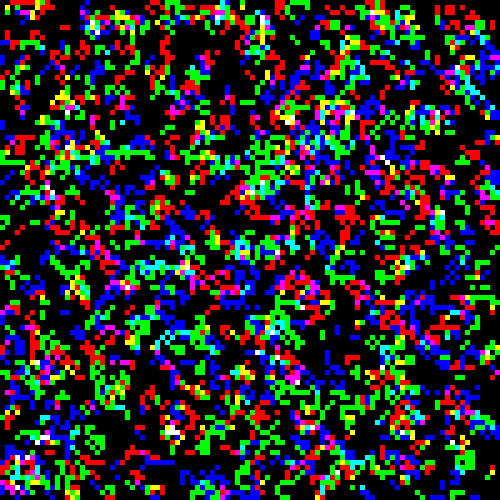
Frame 1 (no input)
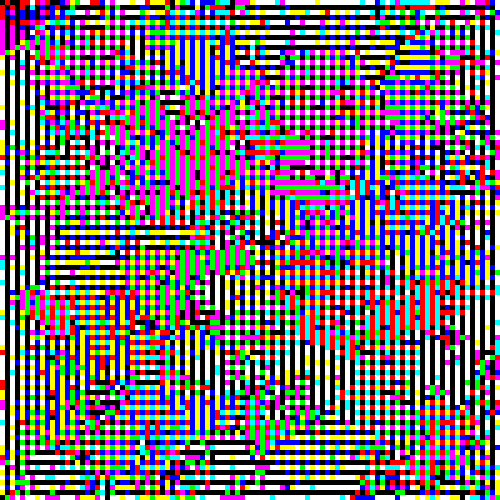
Frame 60 (the mouse pressed at the canvas centre just before this capture)
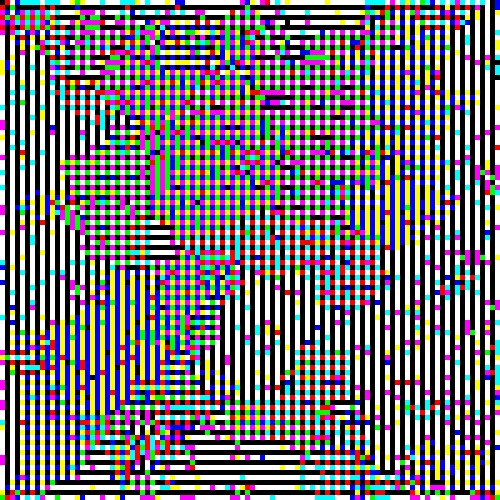
Frame 120 (the mouse held since frame 60 and released just before this capture)

The Processing sketch that drew these frames (run headless with seeded random() and noise(); from frame 60 on, the mouse is pressed at the canvas centre):

// Processing sketch: processing_148846
// ── processing_148846.pde

boolean paused = false;
int cellSize = 5;
int maxNumberOfNeighbours = 3,
    minNumberOfNeighbours = 2,
    optimalNumberOfNeighbours = 3,
    range = 1;
Grid grid;

void setup() {
  size(500, 500);
  frameRate(4);
  colorMode(RGB, 1);
  noStroke();
  grid = new Grid(cellSize);
}

void draw() {
  if(!paused) {
    grid.update();
    grid.draw();
  }
}

void keyPressed() {
  switch(key) {
    case ' ':
      paused = !paused;
      break;
    case 'q':
      minNumberOfNeighbours = min(minNumberOfNeighbours + 1, maxNumberOfNeighbours);
      println("minNumberOfNeighbours: " + minNumberOfNeighbours);
      break;
    case 'a':
      minNumberOfNeighbours --;
      println("minNumberOfNeighbours: " + minNumberOfNeighbours);
      break;
    case 'w':
      maxNumberOfNeighbours ++;
      println("maxNumberOfNeighbours: " + maxNumberOfNeighbours);
      break;
    case 's':
      maxNumberOfNeighbours = max(maxNumberOfNeighbours - 1, minNumberOfNeighbours);
      println("maxNumberOfNeighbours: " + maxNumberOfNeighbours);
      break;
    case 'r':
      grid = new Grid(cellSize);
      break;
    case '-':
      range = max(0, range - 1);
      break;
    case '+':
      range ++;
      println("range: " + range);
      break;
    case '0': case '1': case '2': case '3': case '4': case '5': case '6': case '7': case '8': case '9':
      optimalNumberOfNeighbours = int(key - 48);
      println("optimalNumberOfNeighbours: " + optimalNumberOfNeighbours);
  }
}

class Cell {
  public color cellColor;
  int cellSize;
  public Cell(int size) {
    cellColor = color(randomColorComponent(), randomColorComponent(), randomColorComponent());
    cellSize = size;
  }
  public void update(int[] colourNeighbours) {
    int redNeighbours = colourNeighbours[0],
        greenNeighbours = colourNeighbours[1],
        blueNeighbours = colourNeighbours[2];
    float redComponent = red(cellColor),
        greenComponent = green(cellColor),
        blueComponent = blue(cellColor);
    redComponent = applyRules(redComponent, redNeighbours);
    greenComponent = applyRules(greenComponent, greenNeighbours);
    blueComponent = applyRules(blueComponent, blueNeighbours);
    cellColor = color(redComponent, greenComponent, blueComponent);
  }
  public void draw() {
    fill(cellColor);
    rect(0, 0, cellSize, cellSize);
  }
  private float applyRules(float colorComponent, int numberOfNeighbours) {
    if(colorComponent == 0 && numberOfNeighbours == optimalNumberOfNeighbours ||
       colorComponent == 1 && numberOfNeighbours >= minNumberOfNeighbours && numberOfNeighbours <= maxNumberOfNeighbours) {
       return 1;
    }
    else {
      return 0;
    }
  }
  private int randomColorComponent() {
    return int(random(1) < 0.15);
  }
}

class Grid {
  Cell[][] cells;
  int cellSize, columns, rows;
  public Grid(int cellSize) {
    this.cellSize = cellSize;
    columns = width/cellSize;
    rows = height/cellSize;
    cells = new Cell[rows][columns];
    for(int row = 0; row < rows; row++) {
      for(int column = 0; column < columns; column++) {
        cells[row][column] = new Cell(cellSize);
      }
    }
  }
  public void draw() {
    for(int row = 0; row < rows; row++) {
      pushMatrix();
      for(int column = 0; column < columns; column++) {
        cells[row][column].draw();
        translate(cellSize, 0);
      }
      popMatrix();
      translate(0, cellSize);
    }
  }
  public void update() {
    for(int row = 0; row < rows; row++) {
      for(int column = 0; column < columns; column++) {
        int[] colourNeighbours = getColourNeighbours(row, column);
        cells[row][column].update(colourNeighbours);
      }
    }
  }
  private int[] getColourNeighbours(int i, int j) {
    int redNeighbours = 0,
        greenNeighbours = 0,
        blueNeighbours = 0;
    for(int row = max(i - range, 0); row <= min(i + 1, rows - 1); row++) {
      for(int column = max(j - range, 0); column <= min(j + 1, columns - 1); column++) {
        Cell cell = cells[row][column];
        color cellColor = cell.cellColor;
        redNeighbours += red(cellColor);
        greenNeighbours += green(cellColor);
        blueNeighbours += blue(cellColor);
      }
    }
    int[] neighbours = { redNeighbours, greenNeighbours, blueNeighbours };
    return neighbours;
  }
}
